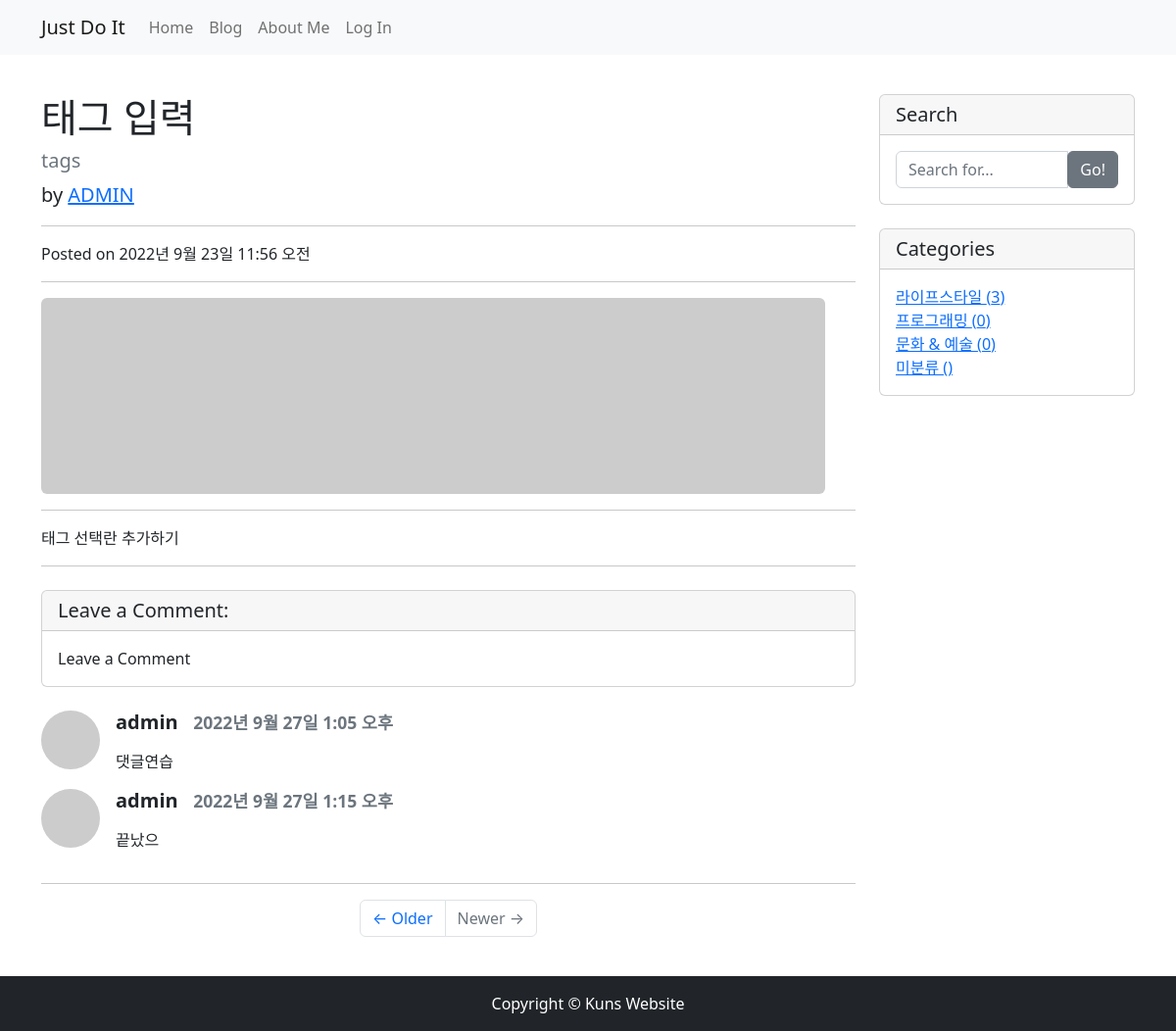
The page /blog/9/ on the database its author committed.
### blog/models.py (models this page shows, shortened)
class Post(models.Model):
    title = models.CharField(max_length=30) # 최대길이
    hook_text = models.CharField(max_length=100, blank=True)
    content = models.TextField() # 문자열 길이 제한 없다
    head_image = models.ImageField(upload_to='blog/images/%Y/%m/%d/',blank=True)
    file_upload = models.FileField(upload_to='blog/files/%Y/%m/%d/',blank=True)
    created_at = models.DateTimeField(auto_now_add=True) # 현재시간으로 자동저장
    updated_at = models.DateTimeField(auto_now=True) # 다시 저장한 현재시간으로 자동저장
    author = models.ForeignKey(User,null=True, on_delete=models.SET_NULL)
    category = models.ForeignKey(Category, null = True, blank= True, on_delete=models.SET_NULL)
    tags = models.ManyToManyField(Tag, blank=True)

class Comment(models.Model):
    post = models.ForeignKey(Post, on_delete=models.CASCADE)
    author = models.ForeignKey(User, on_delete=models.CASCADE)
    content = models.TextField()
    created_at = models.DateTimeField(auto_now_add=True)
    modified_at = models.DateTimeField(auto_now=True)
    def get_avatar_url(self):
        if self.author.socialaccount_set.exists():
            return self.author.socialaccount_set.first().get_avatar_url()
        else:
            return f'http://picsum.photos/60/60'

class Category(models.Model):
    name = models.CharField(max_length=50,unique=True)
    slug = models.SlugField(max_length=200,unique=True,allow_unicode=True)
    def __str__(self):
        return self.name
    def get_absolute_url(self):
        return f'/blog/category/{self.slug}/'
    class Meta:
        verbose_name_plural = "categories"

### blog/views.py (the view)
# urls.py: path('<int:pk>/',views.PostDetail.as_view()),
class PostDetail(DetailView):
    model = Post
    def get_context_data(self, **kwargs):
        context = super(PostDetail, self).get_context_data()
        context['categories'] = Category.objects.all()
        context['no_category_post_count']=Post.objects.filter(category=None).count()
        context['comment_form']=CommentForm
        return context

### blog/templates/blog/post_detail.html (shortened to what this page needs)
{% extends 'blog/base.html' %}
{% load crispy_forms_tags %}
{% block main_area %}
    <div id="post-area">
        <h1 class="mt-4">{{ post.title }}</h1>
        <h5 class="text-muted">{{ post.hook_text }}</h5>
        <p class="lead">
            by
            <a href="#">{{ post.author | upper }}</a>
        </p>
        <hr>
        <p>Posted on {{ post.created_at }}</p>
        <hr>
        {% if post.head_image %}
            <img class="img-fluid rounded" src="{{ post.head_image.url }}" alt="{{ post.title }} head_image">
        {% else %}
            <img class="img-fluid rounded" src="https://picsum.photos/seed/{{ post.id }}/800/200" alt="random_image">
        {% endif %}
        <hr>
        <p>{{ post.content }}</p>
        <hr>
    </div>
    <div id="comment-area">
        <div class="card my-4">
            <h5 class="card-header">Leave a Comment:</h5>
            <div class="card-body">
                {% if user.is_authenticated %}
                <form id="comment-form" method="POST" action="{{ post.get_absolute_url }}new_comment/">
                    {% csrf_token %}
                    <div class="form-group">
                        {{ comment_form | crispy }}
                    </div>
                    <p></p>
                    <button type="submit" class="btn btn-primary" >Submit</button>
                </form>
                {% else %}
                    <a class="nav-link" href="#" data-toggle="modal" data-target="#loginModal">Leave a Comment</a>
                {% endif %}
            </div>
        </div>
        {% if post.comment_set.exists %}
        {% for comment in post.comment_set.iterator %}
        <div class="d-flex" id="comment-{{ comment.pk }}">
            <div class="flex-shrink-0"><img class="rounded-circle" src="{{ comment.get_avatar_url }}" alt="{{ comment.author }}" widht="60px" height="60"></div>
            <div class="ms-3" style="width: 100%;">
                <h5 class="fw-bold">{{ comment.author.username }}&nbsp;&nbsp; <small class="text-muted">{{ comment.created_at }}</small></h5>
                <p>{{ comment.content | linebreaks }}</p>
            </div>
        </div>
        {% endfor %}
        {% endif %}
        <hr/>
    </div>
{% endblock %}

### blog/templates/blog/base.html (shortened to what this page needs)
<!DOCTYPE html>
<html>
{% load static %}
<head>
    <link rel="stylesheet" href="{% static 'blog/bootstrap/bootstrap.min.css' %}" media="screen">
</head>
<body>
    {% include 'blog/navbar.html' %}
    <div class="container my-3">
        <div class="row">
            <div class="col-md-8 col-lg-9" id="main-area">
                {% block main_area %}
                {% endblock %}
                <ul class="pagination justify-content-center mb-4">
                    <li class="page-item">
                        <a class="page-link" href="#">&larr; Older</a>
                    </li>
                    <li class="page-item disabled">
                        <a class="page-link" href="#">Newer &rarr;</a>
                    </li>
                </ul>
            </div>
            <div class="col-md-4 col-lg-3">
                <div class="card my-4">
                    <h5 class="card-header">Search</h5>
                    <div class="card-body">
                        <div class="input-group">
                            <input type="text" class="form-control" placeholder="Search for..." id="search-input">
                            <span class="input-group-btn">
                                    <button class="btn btn-secondary" type="button" onclick="searchPost()">Go!</button>
                                </span>
                        </div>
                    </div>
                </div>
                <div class="card my-4">
                    <h5 class="card-header">Categories</h5>
                    <div class="card-body">
                        <div class="row">
                                <ul class="list-unstyled mb-0">
                                    {% for category in categories %}
                                    <li>
                                        <a href="{{ category.get_absolute_url }}">{{ category }} ({{category.post_set.count }})</a>
                                    </li>
                                    {% endfor %}
                                    <li>
                                        <a href="/blog/category/no_category/">미분류 ({{category.post_set.count }})</a>
                                    </li>
                                </ul>
                        </div>
                    </div>
                </div>
            </div>
        </div>
    </div>
  {% include 'blog/footer.html' %}

### blog/templates/blog/navbar.html (shortened to what this page needs)
    {% load socialaccount %}
    <nav class="navbar navbar-expand-lg navbar-light bg-light">
        <div class="container">
            <a class="navbar-brand" href="/">Just Do It</a>
            <div class="collapse navbar-collapse" id="navbarNavDropdown">
                <ul class="navbar-nav">
                    <li class="nav-item active">
                        <a class="nav-link" href="/">Home</a>
                    </li>
                    <li class="nav-item">
                        <a class="nav-link" href="/blog/">Blog</a>
                    </li>
                    <li class="nav-item">
                        <a class="nav-link" href="/about_me/">About Me</a>
                    </li>
                </ul>
                <ul class="navbar-nav ml-auto">
                    {% if user.is_authenticated %}
                    <li class="nav-item dropdown">
                        <a class="nav-link" dropdown-toggle" href="#" id="navbarNavDropdownMenyLink" role="button"
                        data-toggle="dropdown" aria-haspopup="true" aria-expanded="false">{{ user.username }}</a>
                        <div class="dropdown-menu" aria-labelledby="navbarDropdownMenuLink">
                            <a class="dropdown-item" href="/accounts/logout/">LogOut</a>
                        </div>
                    </li>
                    {% else %}
                    <li class="nav-item">
                        <a class="nav-link" href="#" data-toggle="modal" data-target="#loginModal">Log In</a>
                    </li>
                    {% endif %}
                </ul>
            </div>
        </div>
    </nav>

### blog/templates/blog/footer.html
  <footer class="py-3 bg-dark">
    <div class="container">
        <p class="m-0 text-center text-white">
            Copyright &copy; Kuns Website
        </p>
    </div>
</footer>

### rows shown on the page
Post: title "태그 입력", hook_text "tags", author "ADMIN", created_at "2022년 9월 23일 11:56 오전", content "태그 선택란 추가하기"
Comment: author.username "admin", created_at "2022년 9월 27일 1:05 오후", content "댓글연습"
Comment: author.username "admin", created_at "2022년 9월 27일 1:15 오후", content "끝났으"
Category: name "라이프스타일", post_set.count "3"
Category: name "프로그래밍", post_set.count "0"
Category: name "문화 & 예술", post_set.count "0"
